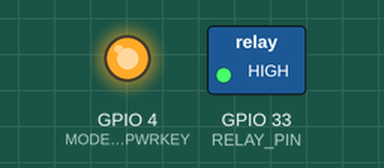
Recording of a sketch running on a simulated ESP32. Shown: switched loads named in the sketch (green lamp = pin HIGH), output pins drawn as LEDs (lit = HIGH). Random numbers use the default seed unless the sketch sets one; no MQTT or app messages arrive unless stated; pins used as bus, display or sensor lines are not drawn; what the sketch prints to the serial monitor is not drawn.

Above: at 0.01 s.
Timing chart, 0 to 2.6 s (numbered marks = the images above):
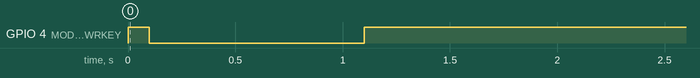

The sketch:

ESP32-SIM800L.ino
```cpp
#define TINY_GSM_MODEM_SIM800 //Tipo de modem que estamos usando
#include <TinyGsmClient.h> //https://github.com/vshymanskyy/TinyGSM
#include <PubSubClient.h>

//Pinos SIM800L
#define MODEM_RST 5
#define MODEM_PWRKEY 4
#define MODEM_POWER_ON 23
#define MODEM_TX 27
#define MODEM_RX 26

//Pino Relê
#define RELAY_PIN 33

//Serial para se comunicar com o SIM800L
HardwareSerial SerialGSM(1);

//Objeto que controla o SIM800L
TinyGsm modemGSM(SerialGSM);

//Socket utilizado no cliente http
TinyGsmClientSecure gsmClient(modemGSM);

//Objeto que fará a comunicação com o Firebase

//Variáveis para guardar qual o evento e os dados que chegarem do Firebase
PubSubClient client(gsmClient);

const char* mqttTopic = "oioioi";
const char* mqttServer = "test.mosquitto.org";
const int mqttPort = 1883;

void setup()
{
    //Inicializa a serial que usaremos no monitor serial
    Serial.begin(115200);

    //Coloca o pino do relê como saída
    pinMode(RELAY_PIN, OUTPUT);

    //Desliga o relê. Pela configuração do nosso relê: HIGH desliga e LOW liga
    digitalWrite(RELAY_PIN, HIGH);

    //Configura o SIM800L
    setupSIM800L();

    //Espera 2 segundos
    delay(2000);

    client.setServer(mqttServer, mqttPort);

}

void setupSIM800L()
{
    Serial.println("Setup SIM800L...");

    //Reseta o SIM800L
    pinMode(MODEM_RST, OUTPUT);
    pinMode(MODEM_PWRKEY, OUTPUT);
    pinMode(MODEM_POWER_ON, OUTPUT);
    digitalWrite(MODEM_RST, HIGH);
    digitalWrite(MODEM_POWER_ON, HIGH);
    digitalWrite(MODEM_PWRKEY, HIGH);
    delay(100);
    digitalWrite(MODEM_PWRKEY, LOW);
    delay(1000);
    digitalWrite(MODEM_PWRKEY, HIGH);

    //Inicializa a comunicação serial com o SIM800L
    SerialGSM.begin(115200, SERIAL_8N1, MODEM_RX, MODEM_TX);
    delay(3000);

    //Mostra informações sobre o SIM800L
    Serial.println(modemGSM.getModemInfo());

    //Conecta à rede telefônica
    Serial.print("Waiting for network...");
    if (!modemGSM.waitForNetwork())
    {
        Serial.println(" fail");
        delay(10000);

        return;
    }

    Serial.println(" success");

    //Conecta a rede de dados
    Serial.print("Connecting gprs ");
    if (!modemGSM.gprsConnect("", "", ""))
    {
        Serial.println(" fail");
        delay(10000);
        return;
    }

    Serial.println(" success");
    Serial.println("Setup SIM800L Success");
}

void loop(){
  if (!client.connected()) {
    reconnect();
  }

  client.loop();

  float temperature = random(-100,100);
  float humidity = random(-100,100);

  if (!isnan(temperature) && !isnan(humidity)) {
    Serial.print("Temperature: ");
    Serial.print(temperature);
    Serial.print(" °C, Humidity: ");
    Serial.print(humidity);
    Serial.println(" %");

    String payload = "Temperature: " + String(temperature) + " °C, Humidity: " + String(humidity) + " %";
    client.publish(mqttTopic, payload.c_str());

    delay(5000);  // Adjust delay as needed
  }

}


void reconnect() {
  while (!client.connected()) {
    Serial.print("Attempting MQTT connection...");
    if (client.connect("ESP32Client")) {
      Serial.println("connected");
      client.subscribe(mqttTopic);
    } else {
      Serial.print("failed, rc=");
      Serial.print(client.state());
      Serial.println(" try again in 5 seconds");
      delay(5000);
    }
  }
}
```
